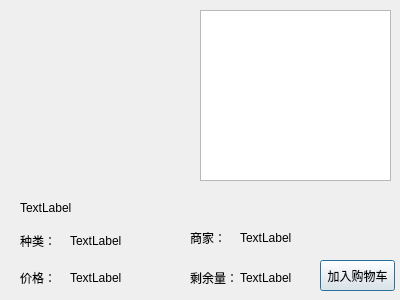
<?xml version="1.0" encoding="UTF-8"?>
<ui version="4.0">
 <class>InfoDialog</class>
 <widget class="QDialog" name="InfoDialog">
  <property name="geometry">
   <rect>
    <x>0</x>
    <y>0</y>
    <width>400</width>
    <height>300</height>
   </rect>
  </property>
  <property name="windowTitle">
   <string>商品信息</string>
  </property>
  <widget class="QLabel" name="label">
   <property name="geometry">
    <rect>
     <x>10</x>
     <y>10</y>
     <width>191</width>
     <height>171</height>
    </rect>
   </property>
   <property name="text">
    <string/>
   </property>
  </widget>
  <widget class="QLabel" name="name">
   <property name="geometry">
    <rect>
     <x>20</x>
     <y>200</y>
     <width>111</width>
     <height>16</height>
    </rect>
   </property>
   <property name="text">
    <string>TextLabel</string>
   </property>
  </widget>
  <widget class="QLabel" name="label_3">
   <property name="geometry">
    <rect>
     <x>20</x>
     <y>230</y>
     <width>41</width>
     <height>21</height>
    </rect>
   </property>
   <property name="text">
    <string>种类：</string>
   </property>
  </widget>
  <widget class="QTextBrowser" name="textBrowser">
   <property name="geometry">
    <rect>
     <x>200</x>
     <y>10</y>
     <width>191</width>
     <height>171</height>
    </rect>
   </property>
  </widget>
  <widget class="QLabel" name="type">
   <property name="geometry">
    <rect>
     <x>70</x>
     <y>230</y>
     <width>71</width>
     <height>21</height>
    </rect>
   </property>
   <property name="text">
    <string>TextLabel</string>
   </property>
  </widget>
  <widget class="QLabel" name="label_4">
   <property name="geometry">
    <rect>
     <x>20</x>
     <y>270</y>
     <width>31</width>
     <height>16</height>
    </rect>
   </property>
   <property name="text">
    <string>价格：l</string>
   </property>
  </widget>
  <widget class="QLabel" name="price">
   <property name="geometry">
    <rect>
     <x>70</x>
     <y>270</y>
     <width>71</width>
     <height>16</height>
    </rect>
   </property>
   <property name="text">
    <string>TextLabel</string>
   </property>
  </widget>
  <widget class="QLabel" name="label_6">
   <property name="geometry">
    <rect>
     <x>190</x>
     <y>230</y>
     <width>31</width>
     <height>16</height>
    </rect>
   </property>
   <property name="text">
    <string>商家：</string>
   </property>
  </widget>
  <widget class="QLabel" name="owner">
   <property name="geometry">
    <rect>
     <x>240</x>
     <y>230</y>
     <width>121</width>
     <height>16</height>
    </rect>
   </property>
   <property name="text">
    <string>TextLabel</string>
   </property>
  </widget>
  <widget class="QLabel" name="label_8">
   <property name="geometry">
    <rect>
     <x>190</x>
     <y>270</y>
     <width>51</width>
     <height>16</height>
    </rect>
   </property>
   <property name="text">
    <string>剩余量：</string>
   </property>
  </widget>
  <widget class="QLabel" name="remain">
   <property name="geometry">
    <rect>
     <x>240</x>
     <y>270</y>
     <width>81</width>
     <height>16</height>
    </rect>
   </property>
   <property name="text">
    <string>TextLabel</string>
   </property>
  </widget>
  <widget class="QPushButton" name="pushButton">
   <property name="geometry">
    <rect>
     <x>320</x>
     <y>260</y>
     <width>75</width>
     <height>31</height>
    </rect>
   </property>
   <property name="text">
    <string>加入购物车</string>
   </property>
  </widget>
 </widget>
 <resources/>
 <connections/>
</ui>
